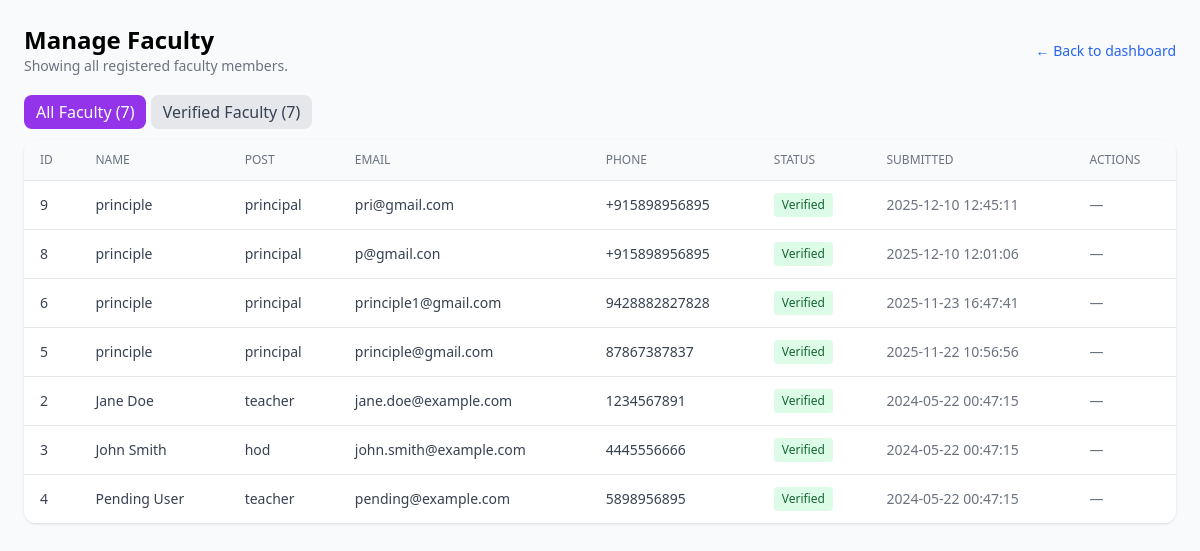
Page /manage_faculty.php on the committed database.
### tables this page shows
CREATE TABLE `users` (
  `id` int(11) NOT NULL AUTO_INCREMENT,
  `name` varchar(255) NOT NULL,
  `gender` enum('male','female','other') DEFAULT NULL,
  `date_of_birth` date DEFAULT NULL,
  `post` enum('admin','principal','vice_principal','hod','teacher','faculty') NOT NULL,
  `designation` varchar(255) DEFAULT NULL,
  `college_name` varchar(255) NOT NULL,
  `college_id` int(11) DEFAULT NULL,
  `department_id` int(11) DEFAULT NULL,
  `department` varchar(100) DEFAULT NULL,
  `qualification` varchar(255) DEFAULT NULL,
  `experience` int(11) DEFAULT 0,
  `phone` varchar(20) NOT NULL,
  `employee_id` varchar(50) DEFAULT NULL,
  `email` varchar(255) NOT NULL,
  `profile_photo` varchar(500) DEFAULT NULL,
  `password` varchar(255) DEFAULT NULL,
  `status` enum('pending','verified','rejected') NOT NULL DEFAULT 'pending',
  `is_active` tinyint(1) DEFAULT 1,
  `created_at` timestamp NOT NULL DEFAULT current_timestamp(),
  `last_login` timestamp NULL DEFAULT NULL,
  `expertise_area` text DEFAULT NULL COMMENT 'JSON array',
  `latitude` decimal(10,8) DEFAULT NULL,
  `longitude` decimal(11,8) DEFAULT NULL,
  `last_profile_update` timestamp NULL DEFAULT NULL,
  `profile_completion` int(11) DEFAULT 0 COMMENT 'Percentage',
  `avg_rating` decimal(3,2) DEFAULT NULL,
  `rating_count` int(11) DEFAULT 0,
  `onboarding_completed_at` timestamp NULL DEFAULT NULL,
  `onboarding_step` int(11) DEFAULT 0,
  `profile_data` text DEFAULT NULL COMMENT 'JSON data for teacher profile',
  `address` text DEFAULT NULL COMMENT 'User residential address',
  `profile_completed` tinyint(1) DEFAULT 0 COMMENT 'Whether teacher completed onboarding',
  `raw_password` varchar(255) DEFAULT 'Welcome@123' COMMENT 'Plain text password for admin reference',
  `verified_by` int(11) DEFAULT NULL COMMENT 'User ID who verified this account',
  `staff_id` varchar(50) DEFAULT NULL COMMENT 'Unique staff ID (fixed)',
  `date_of_joining` date DEFAULT NULL COMMENT 'Joining date (fixed)',
  `personal_email` varchar(255) DEFAULT NULL COMMENT 'Personal email (editable)',
  `alternate_phone` varchar(20) DEFAULT NULL COMMENT 'Alternate phone (editable)',
  `current_address` text DEFAULT NULL COMMENT 'Current address (editable)',
  `permanent_address` text DEFAULT NULL COMMENT 'Permanent address (editable)',
  `aadhar_number` varchar(12) DEFAULT NULL COMMENT 'Aadhar number',
  `specialization` varchar(255) DEFAULT NULL COMMENT 'Specialization/Subject',
  `experience_years` int(11) DEFAULT 0 COMMENT 'Years of experience',
  `emergency_contact_name` varchar(255) DEFAULT NULL COMMENT 'Emergency contact name',
  `emergency_contact_phone` varchar(20) DEFAULT NULL COMMENT 'Emergency contact phone',
  PRIMARY KEY (`id`),
  UNIQUE KEY `email` (`email`),
  KEY `idx_college_id` (`college_id`),
  KEY `idx_verified_by` (`verified_by`),
  KEY `idx_staff_id` (`staff_id`),
  KEY `idx_users_college` (`college_id`),
  KEY `idx_users_dept` (`department_id`),
  KEY `idx_users_role` (`post`),
  CONSTRAINT `fk_user_college` FOREIGN KEY (`college_id`) REFERENCES `colleges` (`id`) ON DELETE SET NULL,
  CONSTRAINT `fk_users_college` FOREIGN KEY (`college_id`) REFERENCES `colleges` (`id`) ON DELETE SET NULL,
  CONSTRAINT `fk_users_dept` FOREIGN KEY (`department_id`) REFERENCES `departments` (`id`) ON DELETE SET NULL
);

### manage_faculty.php (the view, shortened to what this page needs)
<?php
require_once __DIR__ . '/config/db.php';
$facultyMembers = [];
$counts = ['all_faculty' => 0, 'verified_faculty' => 0];
try {
  $filter = $_GET['filter'] ?? '';
  $allowedPosts = ['teacher','hod','vice_principal','vice principal','vice-principal','vp','principal','professor','lecturer','faculty','assistant_professor','assoc_professor','asst_professor'];
  $hasRoleColumn = (bool) $pdo->query("SHOW COLUMNS FROM users LIKE 'role'")->fetch();
  $facultyPlaceholders = implode(',', array_fill(0, count($allowedPosts), '?'));
  $facultyConditionSQL = $hasRoleColumn
    ? "(role = 'faculty' OR post IN ($facultyPlaceholders))"
    : "post IN ($facultyPlaceholders)";
  $stmt_all_faculty_count = $pdo->prepare("SELECT COUNT(*) FROM users WHERE $facultyConditionSQL");
  $stmt_all_faculty_count->execute($allowedPosts);
  $counts['all_faculty'] = (int) $stmt_all_faculty_count->fetchColumn();
  $stmt_verified_faculty_count = $pdo->prepare("SELECT COUNT(*) FROM users WHERE status = 'verified' AND $facultyConditionSQL");
  $stmt_verified_faculty_count->execute($allowedPosts);
  $counts['verified_faculty'] = (int) $stmt_verified_faculty_count->fetchColumn();
  $baseSql = "SELECT id, name, post, college_name, phone, email, status, created_at FROM users";
  $whereClause = "WHERE $facultyConditionSQL";
  $params = $allowedPosts;
  $sql = "$baseSql $whereClause ORDER BY created_at DESC";
  $stmt = $pdo->prepare($sql);
  $stmt->execute($params);
  $facultyMembers = $stmt->fetchAll(PDO::FETCH_ASSOC);
} catch (Exception $e) {
  error_log('manage_faculty error: ' . $e->getMessage());
  $facultyMembers = [];
  $counts = ['all_faculty' => 0, 'verified_faculty' => 0];
}
?>
<!doctype html>
<html lang="en">
<head>
  <script src="https://cdn.tailwindcss.com"></script>
</head>
<body class="min-h-screen bg-gray-50 p-6">
  <div class="max-w-6xl mx-auto">
    <div class="mb-6 flex items-center justify-between">
      <div>
        <h1 class="text-2xl font-bold">Manage Faculty</h1>
        <p class="text-sm text-gray-500">Showing all registered faculty members.</p>
      </div>
      <div class="text-right">
        <a href="dashboard.php" class="text-sm text-blue-600">← Back to dashboard</a>
      </div>
    </div>
    <div class="mb-4">
      <a href="manage_faculty.php" class="px-3 py-1.5 rounded-lg <?= empty($filter) ? 'bg-purple-600 text-white' : 'bg-gray-200 text-gray-700' ?>">All Faculty (<?= $counts['all_faculty'] ?>)</a>
      <a href="manage_faculty.php?filter=verified_faculty" class="px-3 py-1.5 rounded-lg <?= $filter === 'verified_faculty' ? 'bg-green-600 text-white' : 'bg-gray-200 text-gray-700' ?>">Verified Faculty (<?= $counts['verified_faculty'] ?>)</a>
    </div>
    <div class="bg-white rounded-xl shadow overflow-auto">
      <table class="min-w-full divide-y divide-gray-200">
        <thead class="bg-gray-50">
          <tr>
            <th class="px-4 py-3 text-left text-xs font-medium text-gray-500 uppercase">ID</th>
            <th class="px-4 py-3 text-left text-xs font-medium text-gray-500 uppercase">Name</th>
            <th class="px-4 py-3 text-left text-xs font-medium text-gray-500 uppercase">Post</th>
            <th class="px-4 py-3 text-left text-xs font-medium text-gray-500 uppercase">Email</th>
            <th class="px-4 py-3 text-left text-xs font-medium text-gray-500 uppercase">Phone</th>
            <th class="px-4 py-3 text-left text-xs font-medium text-gray-500 uppercase">Status</th>
            <th class="px-4 py-3 text-left text-xs font-medium text-gray-500 uppercase">Submitted</th>
            <th class="px-4 py-3 text-left text-xs font-medium text-gray-500 uppercase">Actions</th>
          </tr>
        </thead>
        <tbody class="bg-white divide-y divide-gray-200">
          <?php if (empty($facultyMembers)): ?>
            <tr>
              <td class="px-4 py-6 text-center" colspan="8">No faculty members found for this filter.</td>
            </tr>
          <?php else: foreach ($facultyMembers as $u): ?>
            <tr>
              <td class="px-4 py-3 text-sm text-gray-700"><?= htmlspecialchars($u['id']) ?></td>
              <td class="px-4 py-3 text-sm text-gray-700"><?= htmlspecialchars($u['name']) ?></td>
              <td class="px-4 py-3 text-sm text-gray-700"><?= htmlspecialchars($u['post']) ?></td>
              <td class="px-4 py-3 text-sm text-gray-700"><?= htmlspecialchars($u['email']) ?></td>
              <td class="px-4 py-3 text-sm text-gray-700"><?= htmlspecialchars($u['phone']) ?></td>
              <td class="px-4 py-3 text-sm">
                <?php if ($u['status'] === 'pending'): ?>
                  <span class="inline-block bg-yellow-100 text-yellow-800 px-2 py-1 rounded text-xs">Pending</span>
                <?php elseif ($u['status'] === 'verified'): ?>
                  <span class="inline-block bg-green-100 text-green-800 px-2 py-1 rounded text-xs">Verified</span>
                <?php elseif ($u['status'] === 'rejected'): ?>
                  <span class="inline-block bg-red-100 text-red-800 px-2 py-1 rounded text-xs">Rejected</span>
                <?php else: ?>
                  <span class="inline-block bg-gray-100 text-gray-800 px-2 py-1 rounded text-xs"><?= htmlspecialchars($u['status']) ?></span>
                <?php endif; ?>
              </td>
              <td class="px-4 py-3 text-sm text-gray-500"><?= htmlspecialchars($u['created_at']) ?></td>
              <td class="px-4 py-3 text-left text-sm">
                <?php if ($u['status'] === 'pending'): ?>
                  <form method="post" action="verify_users.php" style="display:inline" onsubmit="return confirm('Verify this user?')">
                    <input type="hidden" name="action" value="verify">
                    <input type="hidden" name="id" value="<?= htmlspecialchars($u['id']) ?>">
                    <input type="hidden" name="from" value="manage_faculty">
                    <input type="hidden" name="csrf_token" value="<?= htmlspecialchars($_SESSION['csrf_token']) ?>">
                    <button type="submit" class="text-sm text-green-600 hover:underline">Verify</button>
                  </form>
                <?php else: ?>
                  <span class="text-sm text-gray-500">—</span>
                <?php endif; ?>
              </td>
            </tr>
          <?php endforeach; endif; ?>
        </tbody>
      </table>
    </div>
  </div>
</body>
</html>

### rows in the picture
users: id "9", name "principle", post "principal", email "pri@gmail.com", phone "+915898956895", status "Verified", created_at "2025-12-10 12:45:11"
users: id "8", name "principle", post "principal", email "p@gmail.con", phone "+915898956895", status "Verified", created_at "2025-12-10 12:01:06"
users: id "6", name "principle", post "principal", email "principle1@gmail.com", phone "9428882827828", status "Verified", created_at "2025-11-23 16:47:41"
users: id "5", name "principle", post "principal", email "principle@gmail.com", phone "87867387837", status "Verified", created_at "2025-11-22 10:56:56"
users: id "2", name "Jane Doe", post "teacher", email "jane.doe@example.com", phone "1234567891", status "Verified", created_at "2024-05-22 00:47:15"
users: id "3", name "John Smith", post "hod", email "john.smith@example.com", phone "4445556666", status "Verified", created_at "2024-05-22 00:47:15"
users: id "4", name "Pending User", post "teacher", email "pending@example.com", phone "5898956895", status "Verified", created_at "2024-05-22 00:47:15"

### other values in the picture
$counts['all_faculty'] "7"
$counts['verified_faculty'] "7"
